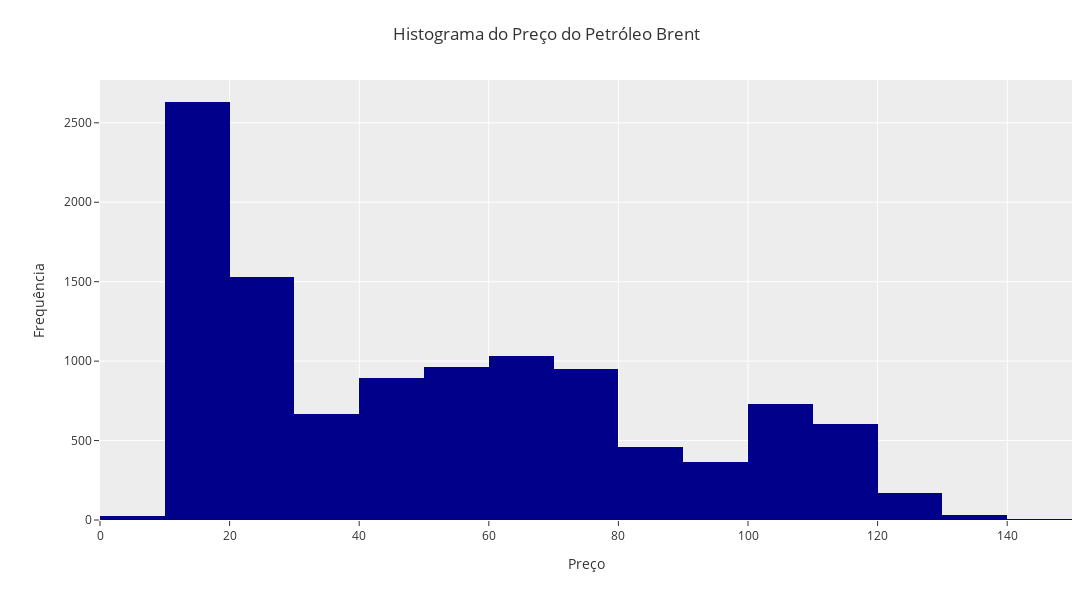

This figure's notebook cell:
### Markdown cell above
**Distribuição das variáveis**

### Code cell
fig = px.histogram(
    data_frame=df_eda, 
    x='preco', 
    nbins=20,
    template=template,
    color_discrete_sequence=['#00008B']
)
fig.update_layout(
    title='Histograma do Preço do Petróleo Brent',
    xaxis_title='Preço',
    yaxis_title='Frequência',
    width=1600, 
    height=600,
    margin=dict(l=100, r=20, t=80, b=80)
)
fig.show()

### Figure 1 — Plotly figure (JSON) as saved in the notebook; plotly's stock layout.template omitted (floating-point values rounded to 4 significant figures; data arrays with more than 128 entries replaced by an {"elided": "..."} marker saying what was removed)
{"data": [{"alignmentgroup": "True", "bingroup": "x", "hovertemplate": "preco=%{x}<br>count=%{y}<extra></extra>", "legendgroup": "", "marker": {"color": "#00008B", "pattern": {"shape": ""}}, "name": "", "nbinsx": 20, "offsetgroup": "", "orientation": "v", "showlegend": false, "type": "histogram", "x": {"elided": "11069 float values"}, "xaxis": "x", "yaxis": "y"}], "layout": {"barmode": "relative", "height": 600, "legend": {"tracegroupgap": 0}, "margin": {"b": 80, "l": 100, "r": 20, "t": 80}, "title": {"text": "Histograma do Preço do Petróleo Brent"}, "width": 1600, "xaxis": {"anchor": "y", "domain": [0, 1], "title": {"text": "Preço"}}, "yaxis": {"anchor": "x", "domain": [0, 1], "title": {"text": "Frequência"}}}}
